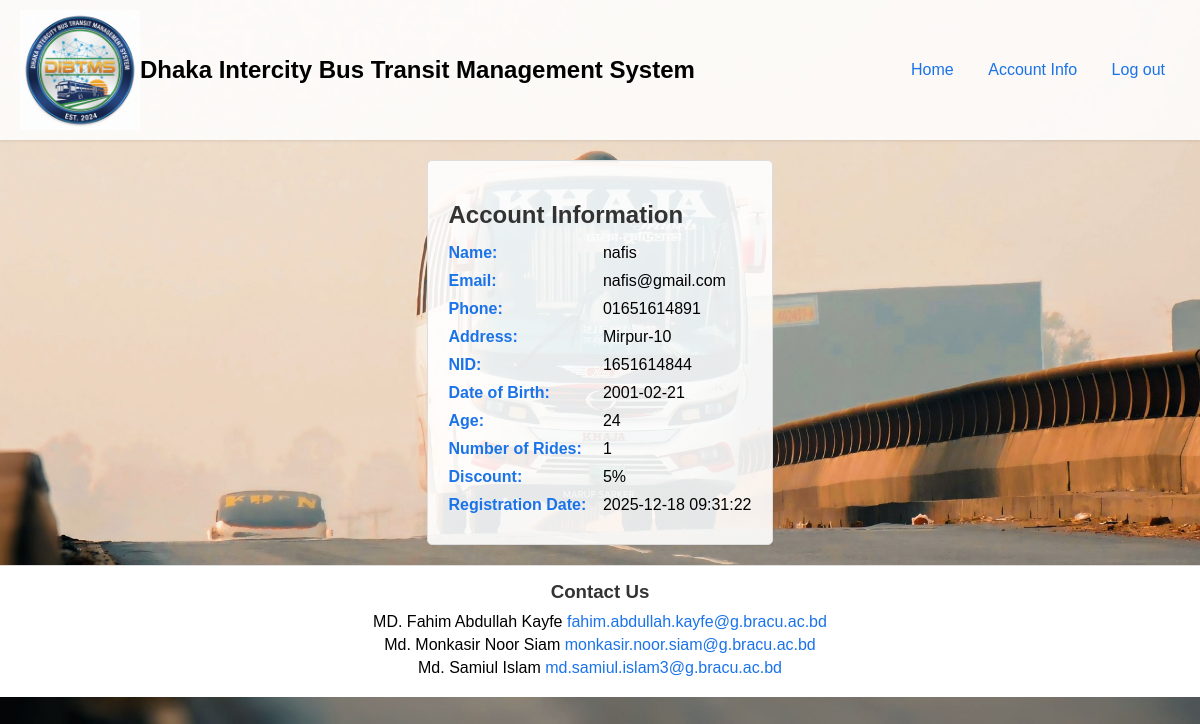
Before: /account.php (signed in) with the older database file.
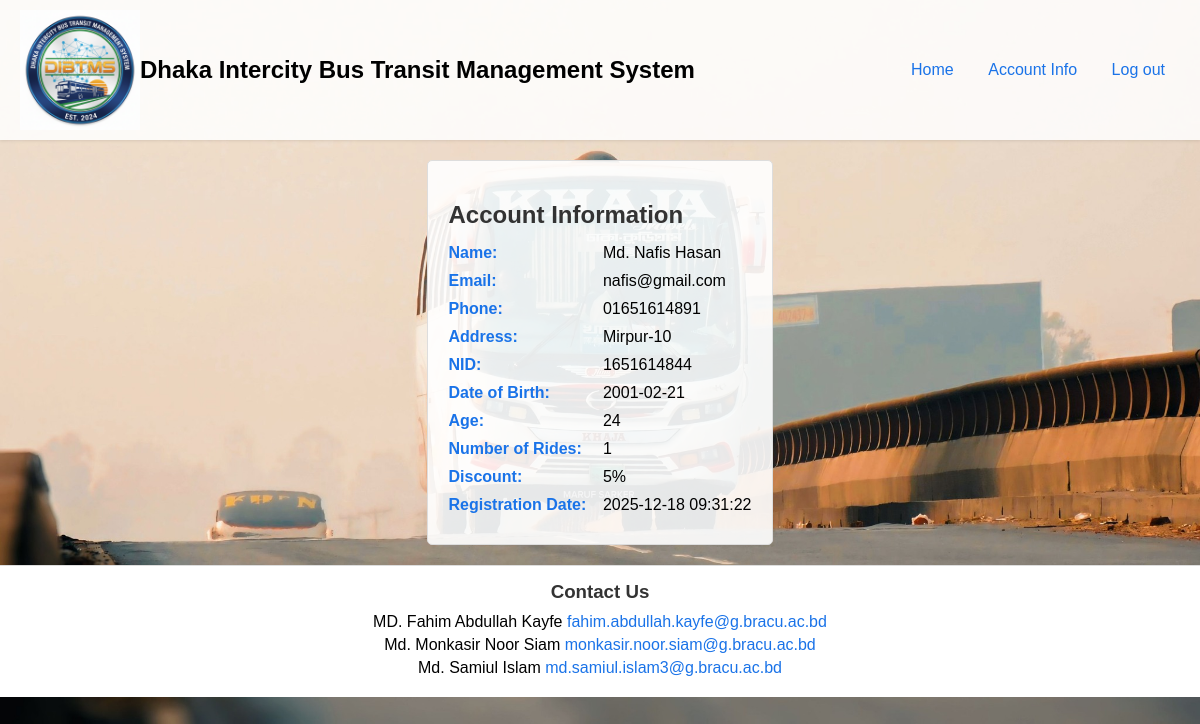
After: the same page with the newer database file.
### tables this page shows
CREATE TABLE `passengers` (
  `p_id` int(6) NOT NULL,
  `discount` float NOT NULL,
  `no_of_rides` int(4) NOT NULL
);

CREATE TABLE `users` (
  `id` int(6) NOT NULL,
  `name` varchar(30) NOT NULL,
  `email` varchar(50) NOT NULL,
  `phone_no` varchar(11) NOT NULL,
  `password` char(255) NOT NULL,
  `nid` varchar(10) NOT NULL,
  `date_of_birth` date NOT NULL,
  `address` varchar(50) NOT NULL,
  `age` int(3) NOT NULL,
  `reg_date` datetime NOT NULL DEFAULT current_timestamp()
);

### account.php (the view, shortened to what this page needs)
<?php
    include("header.php");
    include("database.php");
?>
<!DOCTYPE html>
<html lang="en">
<head>
    <link rel="stylesheet" href="styles/main.css">
</head>
<body>
<?php
    $user_id = $_SESSION["id"];
    if(substr($_SESSION["id"], 0, 1) == 1){
        $sql = "SELECT u.*
            FROM users u
            LEFT JOIN admins ad ON u.id = ad.ad_id
            WHERE u.id = '$user_id'";
    }
    else if(substr($_SESSION["id"], 0, 1) == 2){
        $sql = "SELECT u.*
            FROM users u
            LEFT JOIN bus_managers m ON u.id = m.m_id
            WHERE u.id = '$user_id'";
    }
    else {
        $sql = "SELECT u.*, p.discount, p.no_of_rides
            FROM users u
            LEFT JOIN passengers p ON u.id = p.p_id
            WHERE u.id = '$user_id'";
    }
    $result = mysqli_query($conn, $sql);
    if($row = mysqli_fetch_assoc($result)) {
        echo "<div class='account-info'>";
        echo "<h2>Account Information</h2>";
        echo "<p><strong>Name:</strong> " . $row["name"] . "</p>";
        echo "<p><strong>Email:</strong> " . $row["email"] . "</p>";
        echo "<p><strong>Phone:</strong> " . $row["phone_no"] . "</p>";
        echo "<p><strong>Address:</strong> " . $row["address"] . "</p>";
        echo "<p><strong>NID:</strong> " . $row["nid"] . "</p>";
        echo "<p><strong>Date of Birth:</strong> " . $row["date_of_birth"] . "</p>";
        echo "<p><strong>Age:</strong> " . $row["age"] . "</p>";
        if(substr($_SESSION["id"], 0, 1) == 3){
            echo "<p><strong>Number of Rides:</strong> " . $row["no_of_rides"] . "</p>";
        }
        if(substr($_SESSION["id"], 0, 1) == 3 && isset($row["discount"])) {
            echo "<p><strong>Discount:</strong> " . ($row["discount"] * 100) . "%</p>";
        }
        echo "<p><strong>Registration Date:</strong> " . $row["reg_date"] . "</p>";
        echo "</div>";
    }
?>
</body>
</html>

Changed rows visible on the page:
changed through a linked row, passengers "nafis@gmail.com": p_id.name "nafis" → "Md. Nafis Hasan"
